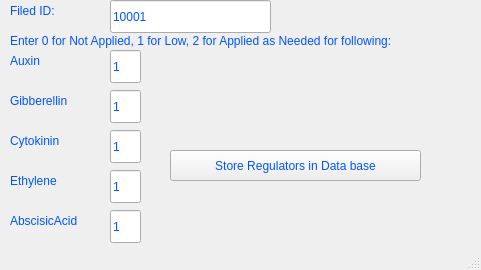
<?xml version="1.0" encoding="UTF-8"?>
<ui version="4.0">
 <class>MainWindow</class>
 <widget class="QMainWindow" name="MainWindow">
  <property name="geometry">
   <rect>
    <x>0</x>
    <y>0</y>
    <width>481</width>
    <height>270</height>
   </rect>
  </property>
  <property name="windowTitle">
   <string>Plant-growth-regulating compounds</string>
  </property>
  <property name="styleSheet">
   <string notr="true">color: rgb(0, 85, 255);
font: 75 12pt &quot;MS Shell Dlg 2&quot;;</string>
  </property>
  <widget class="QWidget" name="centralwidget">
   <widget class="QPushButton" name="pushButton">
    <property name="geometry">
     <rect>
      <x>170</x>
      <y>150</y>
      <width>251</width>
      <height>31</height>
     </rect>
    </property>
    <property name="text">
     <string>Store Regulators in Data base</string>
    </property>
   </widget>
   <widget class="QLineEdit" name="lineEdit_3">
    <property name="geometry">
     <rect>
      <x>110</x>
      <y>50</y>
      <width>31</width>
      <height>33</height>
     </rect>
    </property>
    <property name="text">
     <string>1</string>
    </property>
   </widget>
   <widget class="QLineEdit" name="lineEdit_4">
    <property name="geometry">
     <rect>
      <x>110</x>
      <y>90</y>
      <width>31</width>
      <height>33</height>
     </rect>
    </property>
    <property name="text">
     <string>1</string>
    </property>
   </widget>
   <widget class="QLineEdit" name="lineEdit_5">
    <property name="geometry">
     <rect>
      <x>110</x>
      <y>130</y>
      <width>31</width>
      <height>33</height>
     </rect>
    </property>
    <property name="text">
     <string>1</string>
    </property>
   </widget>
   <widget class="QLineEdit" name="lineEdit_6">
    <property name="geometry">
     <rect>
      <x>110</x>
      <y>170</y>
      <width>31</width>
      <height>33</height>
     </rect>
    </property>
    <property name="text">
     <string>1</string>
    </property>
   </widget>
   <widget class="QLabel" name="label_3">
    <property name="geometry">
     <rect>
      <x>10</x>
      <y>50</y>
      <width>71</width>
      <height>21</height>
     </rect>
    </property>
    <property name="text">
     <string>Auxin</string>
    </property>
   </widget>
   <widget class="QLabel" name="label_4">
    <property name="geometry">
     <rect>
      <x>10</x>
      <y>90</y>
      <width>101</width>
      <height>21</height>
     </rect>
    </property>
    <property name="text">
     <string>Gibberellin</string>
    </property>
   </widget>
   <widget class="QLabel" name="label_5">
    <property name="geometry">
     <rect>
      <x>10</x>
      <y>170</y>
      <width>61</width>
      <height>21</height>
     </rect>
    </property>
    <property name="text">
     <string>Ethylene</string>
    </property>
   </widget>
   <widget class="QLabel" name="label_6">
    <property name="geometry">
     <rect>
      <x>10</x>
      <y>130</y>
      <width>91</width>
      <height>21</height>
     </rect>
    </property>
    <property name="text">
     <string>Cytokinin</string>
    </property>
   </widget>
   <widget class="QLabel" name="label_2">
    <property name="geometry">
     <rect>
      <x>10</x>
      <y>210</y>
      <width>91</width>
      <height>21</height>
     </rect>
    </property>
    <property name="text">
     <string>AbscisicAcid</string>
    </property>
   </widget>
   <widget class="QLineEdit" name="lineEdit_2">
    <property name="geometry">
     <rect>
      <x>110</x>
      <y>210</y>
      <width>31</width>
      <height>33</height>
     </rect>
    </property>
    <property name="text">
     <string>1</string>
    </property>
   </widget>
   <widget class="QLineEdit" name="lineEdit_9">
    <property name="geometry">
     <rect>
      <x>110</x>
      <y>0</y>
      <width>161</width>
      <height>33</height>
     </rect>
    </property>
    <property name="text">
     <string>10001</string>
    </property>
   </widget>
   <widget class="QLabel" name="label_7">
    <property name="geometry">
     <rect>
      <x>10</x>
      <y>0</y>
      <width>71</width>
      <height>21</height>
     </rect>
    </property>
    <property name="text">
     <string>Filed ID:</string>
    </property>
   </widget>
   <widget class="QLabel" name="label_8">
    <property name="geometry">
     <rect>
      <x>10</x>
      <y>30</y>
      <width>461</width>
      <height>21</height>
     </rect>
    </property>
    <property name="styleSheet">
     <string notr="true">font: 75 10pt &quot;MS Shell Dlg 2&quot;;</string>
    </property>
    <property name="text">
     <string>Enter 0 for Not Applied, 1 for Low, 2 for Applied as Needed for following:</string>
    </property>
   </widget>
  </widget>
  <widget class="QStatusBar" name="statusbar"/>
 </widget>
 <resources/>
 <connections/>
</ui>
